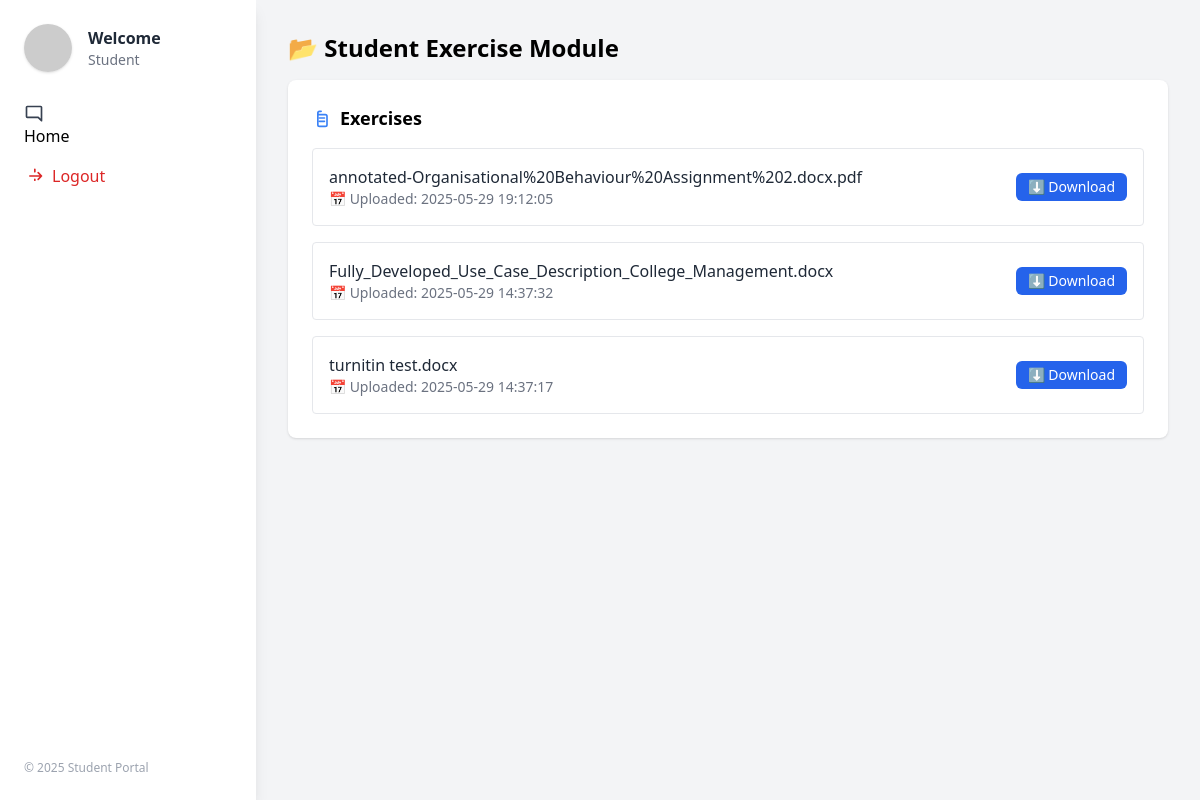
The page /Module/student_module.php (signed in) on the database its author committed.
### tables this page shows
CREATE TABLE `exercises` (
  `id` int(11) NOT NULL,
  `filename` varchar(255) NOT NULL,
  `filepath` varchar(255) NOT NULL,
  `uploaded_on` datetime DEFAULT current_timestamp()
);

### Module/student_module.php (the view, shortened to what this page needs)
<?php
$host = "localhost";
$user = "root";
$pass = "";
$db = "user_data";
$conn = new mysqli($host, $user, $pass, $db);
$sql = "SELECT * FROM exercises ORDER BY uploaded_on DESC";
$result = $conn->query($sql);
?>
<!DOCTYPE html>
<html lang="en">
<head>
  <script src="https://cdn.tailwindcss.com"></script>
</head>
<body class="bg-gray-100 font-sans">
  <div class="flex h-screen">
    <aside class="w-64 bg-white shadow-lg flex flex-col justify-between p-6">
      <div>
        <div class="flex items-center space-x-4 mb-8">
          <img src="https://i.pravatar.cc/60?img=3" alt="Avatar" class="w-12 h-12 rounded-full shadow">
          <div>
            <p class="font-bold text-gray-800">Welcome</p>
            <p class="text-sm text-gray-500">Student</p>
          </div>
        </div>
        <nav class="space-y-4">
          <a href="#" class="flex items-center space-x-2 text-gray-700 hover:text-blue-600">
            <svg xmlns="http://www.w3.org/2000/svg" class="w-5 h-5" fill="none" viewBox="0 0 24 24" stroke="currentColor">
              <path stroke-linecap="round" stroke-linejoin="round" stroke-width="2" d="M3 4a1 1 0 011-1h16a1 1 0 011 1v16l-4-4H4a1 1 0 01-1-1V4z" />
            </svg>
            <span><a href="/assessment_database/index_student.php">Home</a></span>
          </a>
          <a href="logout.php" class="flex items-center space-x-2 text-red-600 hover:text-red-800">
            <svg xmlns="http://www.w3.org/2000/svg" class="w-5 h-5" fill="none" viewBox="0 0 24 24" stroke="currentColor">
              <path stroke-linecap="round" stroke-linejoin="round" stroke-width="2" d="M17 16l4-4m0 0l-4-4m4 4H7m6 4v1m0-10V4" />
            </svg>
            <span>Logout</span>
          </a>
        </nav>
      </div>
      <p class="text-xs text-gray-400">&copy; 2025 Student Portal</p>
    </aside>
    <main class="flex-1 p-8 overflow-y-auto">
      <h2 class="text-2xl font-semibold mb-4">📂 Student Exercise Module</h2>
      <section class="bg-white rounded-lg shadow p-6">
        <h3 class="text-lg font-semibold mb-4 flex items-center space-x-2">
          <svg xmlns="http://www.w3.org/2000/svg" class="w-5 h-5 text-blue-500" fill="none" viewBox="0 0 24 24" stroke="currentColor">
            <path stroke-linecap="round" stroke-linejoin="round" stroke-width="2" d="M9 12h6m-6 4h6m-7-8h8a2 2 0 012 2v10a2 2 0 01-2 2H9a2 2 0 01-2-2V6a2 2 0 012-2h2" />
          </svg>
          <span>Exercises</span>
        </h3>
        <ul class="space-y-4">
          <?php while($row = $result->fetch_assoc()): ?>
            <li class="border border-gray-200 p-4 rounded hover:bg-gray-50 flex justify-between items-center">
              <div>
                <p class="font-medium text-gray-800"><?= htmlspecialchars($row['filename']) ?></p>
                <p class="text-sm text-gray-500">📅 Uploaded: <?= $row['uploaded_on'] ?></p>
              </div>
              <a href="<?= htmlspecialchars($row['filepath']) ?>" class="inline-flex items-center px-3 py-1 text-sm text-white bg-blue-600 hover:bg-blue-700 rounded-md" download>
                ⬇ Download
              </a>
            </li>
          <?php endwhile; ?>
        </ul>
      </section>
    </main>
  </div>
</body>
</html>

### rows shown on the page
exercises: filename "annotated-Organisational%20Behaviour%20Assignment%202.docx.pdf", uploaded_on "2025-05-29 19:12:05"
exercises: filename "Fully_Developed_Use_Case_Description_College_Management.docx", uploaded_on "2025-05-29 14:37:32"
exercises: filename "turnitin test.docx", uploaded_on "2025-05-29 14:37:17"
